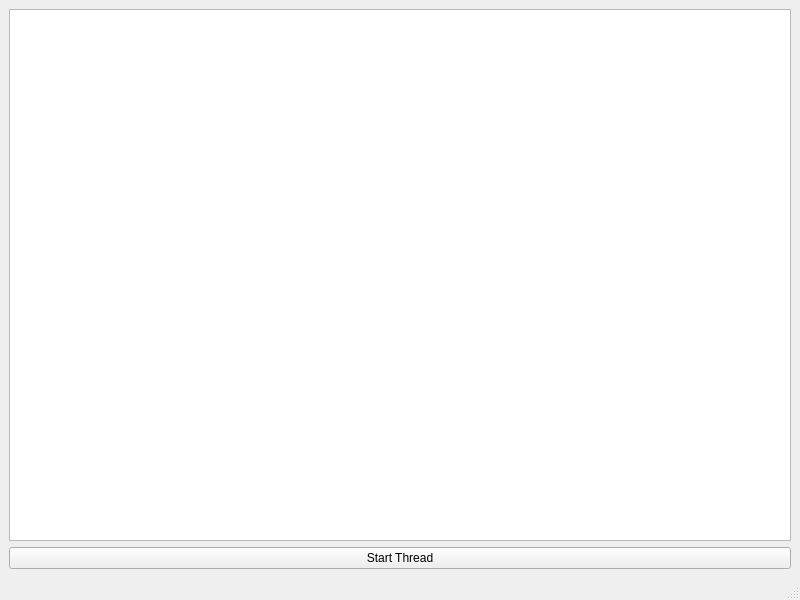
<?xml version="1.0" encoding="UTF-8"?>
<ui version="4.0">
 <class>MainWindow</class>
 <widget class="QMainWindow" name="MainWindow">
  <property name="geometry">
   <rect>
    <x>0</x>
    <y>0</y>
    <width>800</width>
    <height>600</height>
   </rect>
  </property>
  <property name="windowTitle">
   <string>MainWindow</string>
  </property>
  <widget class="QWidget" name="centralwidget">
   <layout class="QGridLayout" name="gridLayout">
    <item row="0" column="0">
     <widget class="QTableWidget" name="DBTable"/>
    </item>
    <item row="1" column="0">
     <widget class="QPushButton" name="pushButton">
      <property name="text">
       <string>Start Thread</string>
      </property>
     </widget>
    </item>
   </layout>
  </widget>
  <widget class="QMenuBar" name="menubar">
   <property name="geometry">
    <rect>
     <x>0</x>
     <y>0</y>
     <width>800</width>
     <height>21</height>
    </rect>
   </property>
  </widget>
  <widget class="QStatusBar" name="statusbar"/>
 </widget>
 <resources/>
 <connections/>
</ui>
